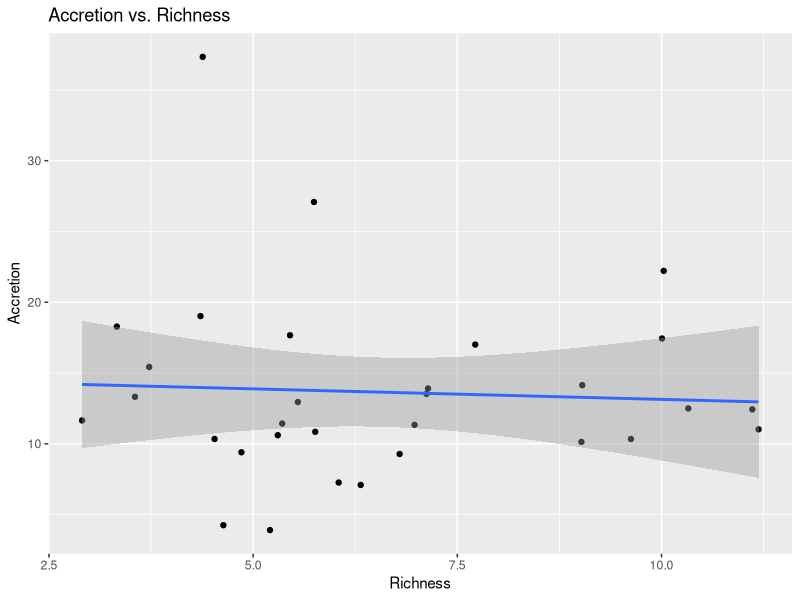
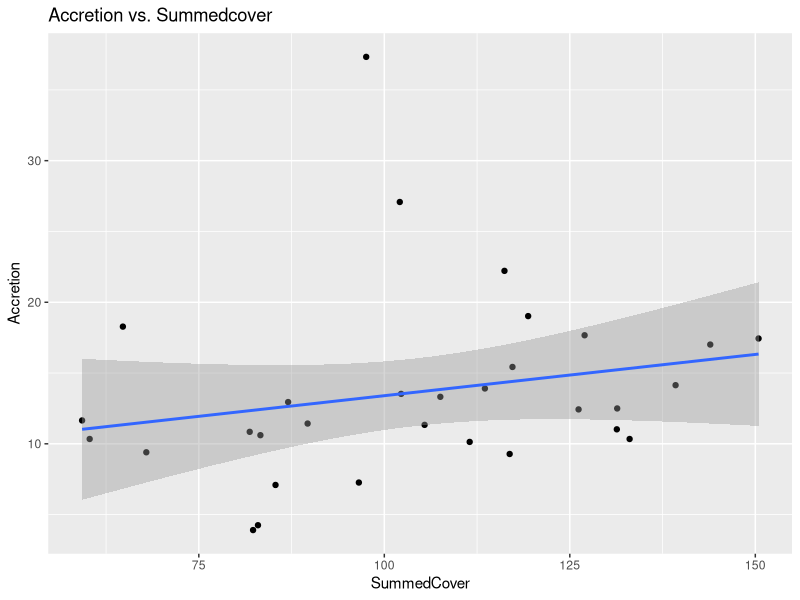
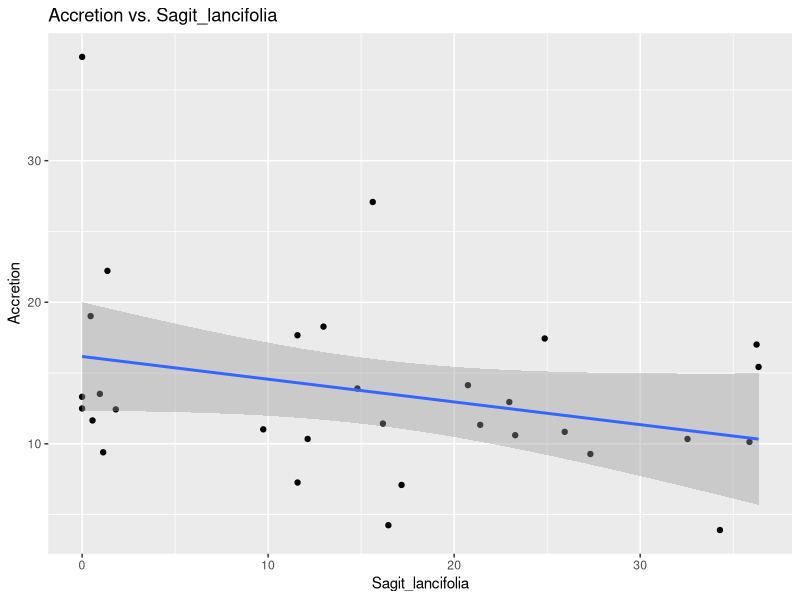
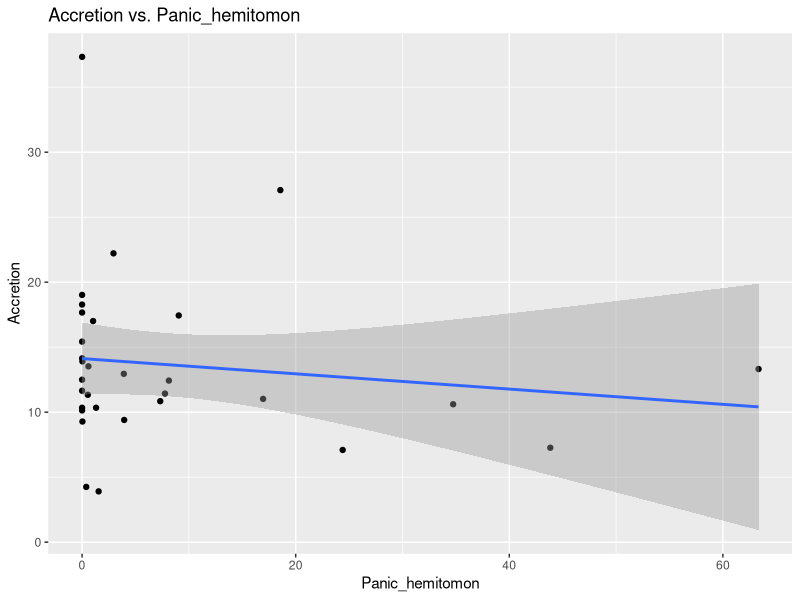
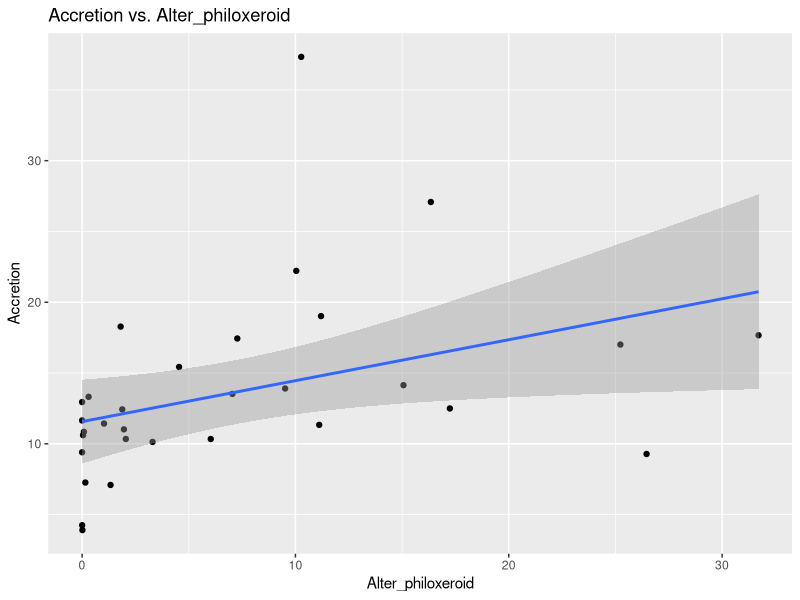
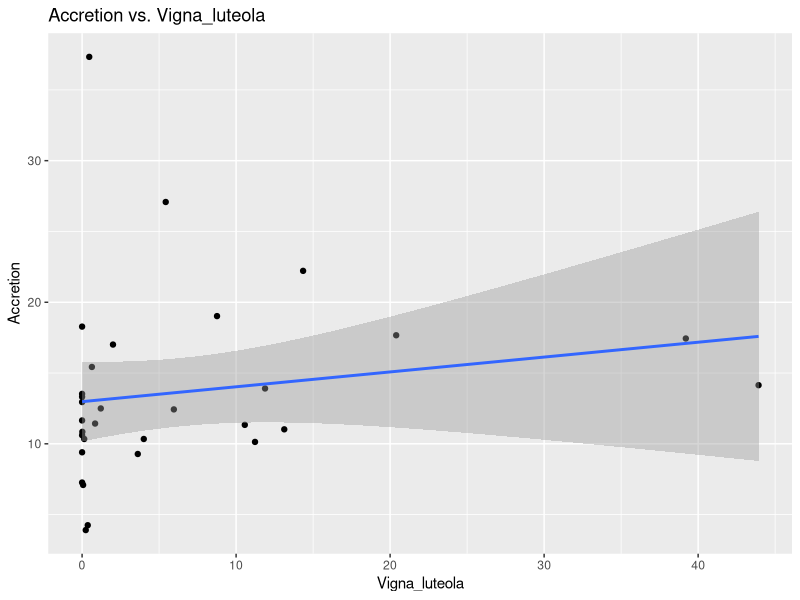
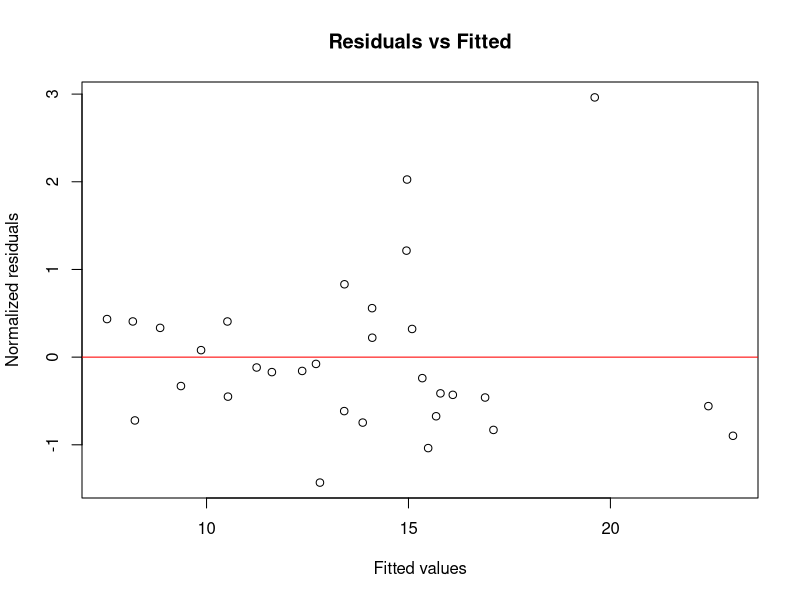
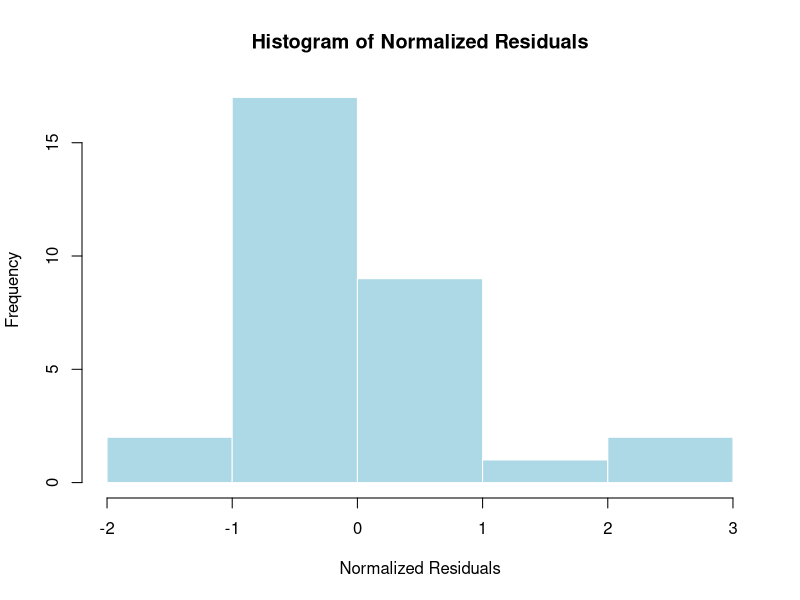

The R source for these figures, in order: (Note: this script raises an error after producing the figures.)

library(tidyverse)
library(nlme)

#  Load Dataset
df <- read_csv("dat.csv")

# Filter for Freshwater Marshes
df_fresh <- df %>%
  filter(CommunityStationFront == "Freshwater")

# Identify Species Columns
species_names <- names(df_fresh %>% select(Acer_negundo:Zizip_Mill.))

# Remove rows with no species cover
df_fresh <- df_fresh %>%
  filter(rowSums(select(., all_of(species_names)), na.rm = TRUE) > 0)

# Print top 4 species from the dataset 
species_totals <- colSums(df_fresh[, species_names], na.rm = TRUE)
top4_found <- names(sort(species_totals, decreasing = TRUE))[1:4]
cat("Top 4 dominant species in freshwater marsh (based on data):\n", paste(top4_found, collapse = ", "), "\n")

df_fresh <- df_fresh %>%
  mutate(
    Accretion = as.numeric(Accretion),
    Richness = as.numeric(Richness),
    SummedCover = as.numeric(SummedCover),
    Sagit_lancifolia = as.numeric(Sagit_lancifolia),
    Panic_hemitomon = as.numeric(Panic_hemitomon),
    Alter_philoxeroid = as.numeric(Alter_philoxeroid),
    Vigna_luteola = as.numeric(Vigna_luteola),
    lat = as.numeric(lat),
    lon = as.numeric(lon)
  ) %>%
  filter(
    is.finite(Accretion),
    is.finite(Richness),
    is.finite(SummedCover),
    is.finite(Sagit_lancifolia),
    is.finite(Panic_hemitomon),
    is.finite(Alter_philoxeroid),
    is.finite(Vigna_luteola),
    is.finite(lat),
    is.finite(lon)
  ) %>%
  distinct(lat, lon, .keep_all = TRUE)

# Plot Relationships

ggplot(df_fresh, aes(x = Richness, y = Accretion)) +
  geom_point() +
  geom_smooth(method = "lm") +
  labs(title = "Accretion vs. Richness")

ggplot(df_fresh, aes(x = SummedCover, y = Accretion)) +
  geom_point() +
  geom_smooth(method = "lm") +
  labs(title = "Accretion vs. Summedcover")


ggplot(df_fresh, aes(x = Sagit_lancifolia, y = Accretion)) +
  geom_point() +
  geom_smooth(method = "lm") +
  labs(title = "Accretion vs. Sagit_lancifolia")

ggplot(df_fresh, aes(x = Panic_hemitomon, y = Accretion)) +
  geom_point() +
  geom_smooth(method = "lm") +
  labs(title = "Accretion vs. Panic_hemitomon")

ggplot(df_fresh, aes(x = Alter_philoxeroid, y = Accretion)) +
  geom_point() +
  geom_smooth(method = "lm") +
  labs(title = "Accretion vs. Alter_philoxeroid")

ggplot(df_fresh, aes(x = Vigna_luteola, y = Accretion)) +
  geom_point() +
  geom_smooth(method = "lm") +
  labs(title = "Accretion vs. Vigna_luteola")

# Fit GLS Model with Spatial Autocorrelation
options(contrasts = c("contr.helmert", "contr.poly"))

gls_model <- gls(
  Accretion ~ Richness + SummedCover + Sagit_lancifolia + 
    Panic_hemitomon + Alter_philoxeroid + Vigna_luteola,
  correlation = corExp(form = ~ lon + lat, nugget = TRUE),
  data = df_fresh,
  method = "REML"
)

# Type III-style ANOVA (F-tests)
cat("\n--- Type III-style ANOVA (F-tests from nlme) ---\n")
anova(gls_model, type = "marginal")

# Approximate R² ---
model_var <- var(gls_model$residuals)
null_model <- gls(Accretion ~ 1, data = df_fresh)
null_var <- var(null_model$residuals)
r_squared <- 1 - (model_var / null_var)
cat("\nApproximate R²:", round(r_squared, 3), "\n")

# Model Validation Plots
plot(fitted(gls_model), resid(gls_model, type = "normalized"),
     xlab = "Fitted values", ylab = "Normalized residuals",
     main = "Residuals vs Fitted")
abline(h = 0, col = "red")

hist(resid(gls_model, type = "normalized"),
     main = "Histogram of Normalized Residuals",
     xlab = "Normalized Residuals",
     col = "lightblue", border = "white")

n_freshwater_sites <- df_fresh %>%
  distinct(StationID) %>%
  nrow()

cat("Total number of freshwater marsh sites included:", n_freshwater_sites, "\n")
colnames(df_fresh)

n_freshwater_sites <- df_fresh %>%
  distinct(StationFront) %>%
  nrow()

cat("Total number of freshwater marsh sites included:", n_freshwater_sites, "\n")


